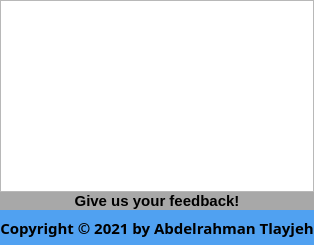
                    <widget class="QWidget" name="about_page">
                     <layout class="QGridLayout" name="gridLayout_23">
                      <property name="leftMargin">
                       <number>0</number>
                      </property>
                      <property name="topMargin">
                       <number>0</number>
                      </property>
                      <property name="rightMargin">
                       <number>0</number>
                      </property>
                      <property name="bottomMargin">
                       <number>0</number>
                      </property>
                      <property name="spacing">
                       <number>0</number>
                      </property>
                      <item row="0" column="0">
                       <layout class="QVBoxLayout" name="verticalLayout_29">
                        <property name="spacing">
                         <number>0</number>
                        </property>
                        <item>
                         <widget class="QTextBrowser" name="about_textBrowser">
                          <property name="font">
                           <font>
                            <pointsize>10</pointsize>
                           </font>
                          </property>
                          <property name="html">
                           <string>&lt;!DOCTYPE HTML PUBLIC &quot;-//W3C//DTD HTML 4.0//EN&quot; &quot;http://www.w3.org/TR/REC-html40/strict.dtd&quot;&gt;
&lt;html&gt;&lt;head&gt;&lt;meta name=&quot;qrichtext&quot; content=&quot;1&quot; /&gt;&lt;style type=&quot;text/css&quot;&gt;
p, li { white-space: pre-wrap; }
&lt;/style&gt;&lt;/head&gt;&lt;body style=&quot; font-family:'MS Shell Dlg 2'; font-size:10pt; font-weight:400; font-style:normal;&quot;&gt;
&lt;p style=&quot;-qt-paragraph-type:empty; margin-top:0px; margin-bottom:0px; margin-left:0px; margin-right:0px; -qt-block-indent:0; text-indent:0px;&quot;&gt;&lt;br /&gt;&lt;/p&gt;&lt;/body&gt;&lt;/html&gt;</string>
                          </property>
                         </widget>
                        </item>
                        <item>
                         <widget class="QPushButton" name="give_feedback_pushButton">
                          <property name="font">
                           <font>
                            <pointsize>11</pointsize>
                            <weight>75</weight>
                            <bold>true</bold>
                           </font>
                          </property>
                          <property name="cursor">
                           <cursorShape>PointingHandCursor</cursorShape>
                          </property>
                          <property name="styleSheet">
                           <string notr="true">QPushButton{
	border: 0;
	background-color: rgb(168, 168, 168);
	color: rgb(0, 0, 0);
}
QPushButton:hover{
	background-color: rgb(209, 209, 209);
}</string>
                          </property>
                          <property name="text">
                           <string>Give us your feedback!</string>
                          </property>
                         </widget>
                        </item>
                        <item>
                         <widget class="QLabel" name="copyright_text_2">
                          <property name="minimumSize">
                           <size>
                            <width>0</width>
                            <height>35</height>
                           </size>
                          </property>
                          <property name="font">
                           <font>
                            <family>Myanmar Text</family>
                            <pointsize>11</pointsize>
                            <weight>75</weight>
                            <bold>true</bold>
                           </font>
                          </property>
                          <property name="styleSheet">
                           <string notr="true">background-color:  rgb(80, 161, 241);</string>
                          </property>
                          <property name="lineWidth">
                           <number>0</number>
                          </property>
                          <property name="text">
                           <string>Copyright © 2021 by Abdelrahman Tlayjeh</string>
                          </property>
                          <property name="alignment">
                           <set>Qt::AlignCenter</set>
                          </property>
                         </widget>
                        </item>
                       </layout>
                      </item>
                     </layout>
                    </widget>
